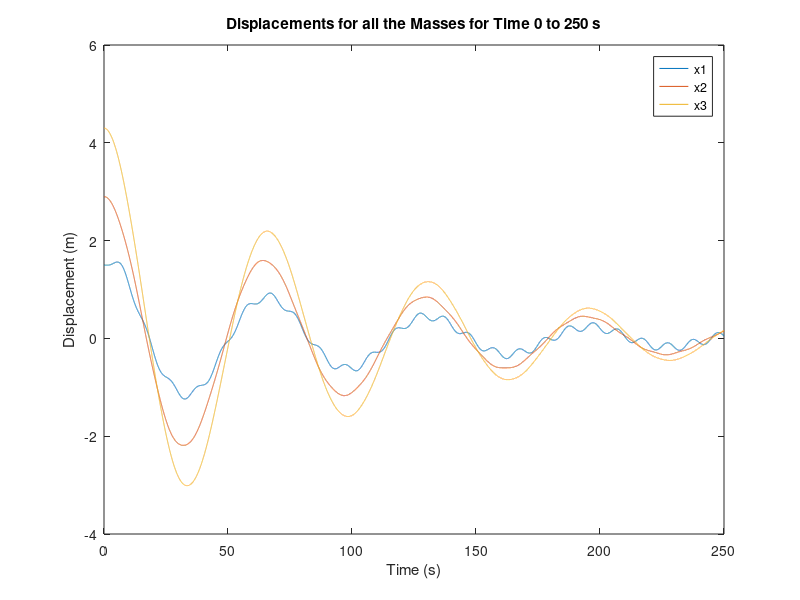
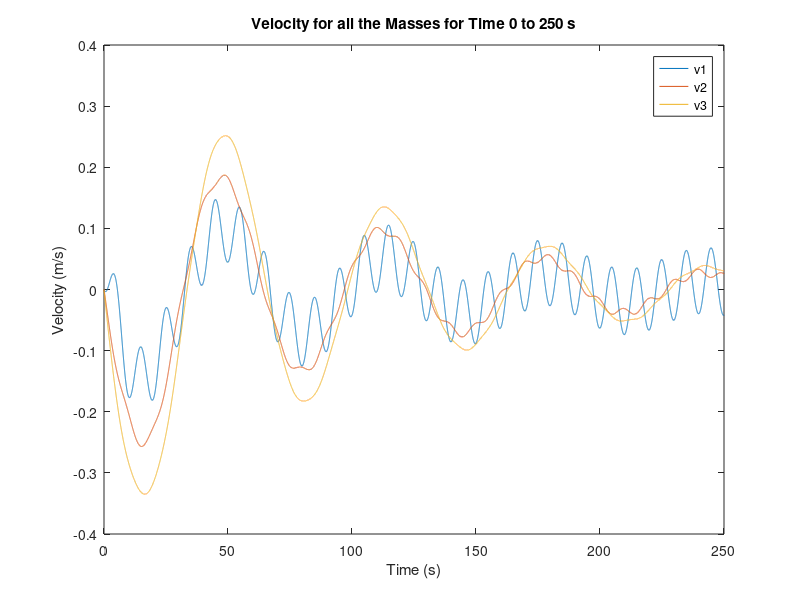

Source code (MATLAB) for these figures, in order:
clear all;
clc;
%114446084 Ching Wei Huang

m1 = 104.0;
m2 = 60.0;
m3 = 52.2;
k1 = 3.3;
k2 = 2.7;
k3 = 1.5;
c1 = 7.8;
c3 = 8.3;

dt=0.01;
t=0:dt:250;
%initial conditions
x1(1) = 1.5;
x2(1) = 2.9;
x3(1) = 4.3;
% x1(1) = 0;
% x2(1) = 0;
% x3(1) = 0;
% x10 = 1.5;
% x20 = 2.9;
% x30 = 4.3;
v1(1)=0;
v2(1)=0;
v3(1)=0;
%External Forces
for ii=1:length(t)
    Fe1(ii) = 3.*sin((2.*pi.*t(ii))./10); %ask about )
    Fe2(ii) = 0;
    Fe3(ii) = 0;
end

%free body diagram and accleration diagram
for ii=2:length(t)
    f1=Fe1(ii-1)-k1*x1(ii-1)-c1*v1(ii-1)+k2*(x2(ii-1)-x1(ii-1));    
    f2=Fe2(ii-1)-k2*(x2(ii-1)-x1(ii-1))+k3*(x3(ii-1)-x2(ii-1))+c3*(v3(ii-1)-v2(ii-1));
    f3=Fe3(ii-1)-k3*(x3(ii-1)-x2(ii-1))-c3*(v3(ii-1)-v2(ii-1));

    v1(ii)=v1(ii-1)+(f1/m1)*dt;
    x1(ii)=x1(ii-1)+v1(ii-1)*dt;
%     x1(ii)=x1(ii-1)+v1(ii-1)*dt+x10;
    v2(ii)=v2(ii-1)+(f2/m2)*dt;
    x2(ii)=x2(ii-1)+v2(ii-1)*dt;
%     x2(ii)=x2(ii-1)+v2(ii-1)*dt+x20;
    v3(ii)=v3(ii-1)+(f3/m3)*dt;
    x3(ii)=x3(ii-1)+v3(ii-1)*dt;
%     x3(ii)=x3(ii-1)+v3(ii-1)*dt+x30;
end

%Problem(1)
figure(1);
plot(t,x1,t,x2,t,x3);
legend('x1','x2','x3');
title('Displacements for all the Masses for Time 0 to 250 s')
ylabel({'Displacement (m)'});
xlabel({'Time (s)'});

%Problem(2)
figure(2);
plot(t,v1,t,v2,t,v3);
legend('v1','v2','v3');
title('Velocity for all the Masses for Time 0 to 250 s')
ylabel({'Velocity (m/s)'});
xlabel({'Time (s)'});

%Problem(3)
for ii=1:length(t)
    if(t(ii)==100)
        x1a=x1(ii)
    end
end

%Problem(4)
for ii=1:length(t)
    if(t(ii)==100)
        v1a=v1(ii)
    end
end

%Problem(5)
txmax(1)=max(x1);
txmax(2)=max(x2);
txmax(3)=max(x3);
xmax=max(txmax)

%Problem(6)
tvmax(1)=max(v1);
tvmax(2)=max(v2);
tvmax(3)=max(v3);
vmax=max(tvmax)

%Problem(7)
d=x1-x2;
dmin=abs(min(d)) 

%Problem(8)
for ii=1:length(t)
    if(t(ii)==10)
       temp=ii;
    end
end
v1mean=mean(v1(1:temp))